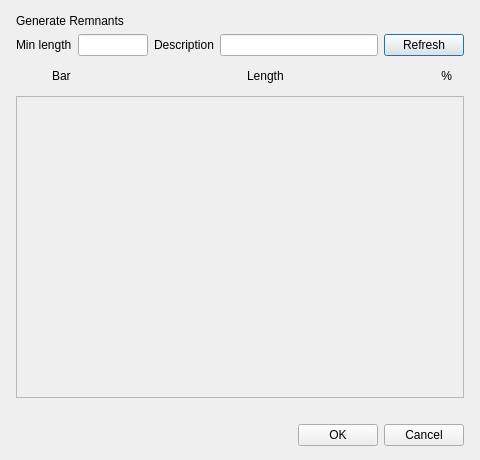
<?xml version="1.0" encoding="UTF-8"?>
<ui version="4.0">
 <class>GenerarRetalesDialog</class>
 <widget class="QDialog" name="GenerarRetalesDialog">
  <property name="geometry">
   <rect>
    <x>0</x>
    <y>0</y>
    <width>480</width>
    <height>460</height>
   </rect>
  </property>
  <property name="windowTitle">
   <string>Generate Remnants</string>
  </property>
  <property name="modal">
   <bool>true</bool>
  </property>
  <layout class="QVBoxLayout" name="main_layout">
   <property name="leftMargin">
    <number>16</number>
   </property>
   <property name="topMargin">
    <number>14</number>
   </property>
   <property name="rightMargin">
    <number>16</number>
   </property>
   <property name="bottomMargin">
    <number>14</number>
   </property>
   <item>
    <widget class="QLabel" name="title">
     <property name="text">
      <string>Generate Remnants</string>
     </property>
    </widget>
   </item>
   <item>
    <layout class="QHBoxLayout" name="settings">
     <item>
      <widget class="QLabel" name="lbl_min_len">
       <property name="text">
        <string>Min length</string>
       </property>
      </widget>
     </item>
     <item>
      <widget class="QLineEdit" name="min_len">
       <property name="fixedWidth" stdset="0">
        <number>70</number>
       </property>
       <property name="maximumSize">
        <size>
         <width>70</width>
         <height>16777215</height>
        </size>
       </property>
       <property name="minimumSize">
        <size>
         <width>70</width>
         <height>0</height>
        </size>
       </property>
      </widget>
     </item>
     <item>
      <widget class="QLabel" name="lbl_desc">
       <property name="text">
        <string>Description</string>
       </property>
      </widget>
     </item>
     <item>
      <widget class="QLineEdit" name="desc">
       <property name="sizePolicy">
        <sizepolicy hsizetype="Expanding" vsizetype="Fixed">
         <horstretch>1</horstretch>
         <verstretch>0</verstretch>
        </sizepolicy>
       </property>
      </widget>
     </item>
     <item>
      <widget class="QPushButton" name="refresh_btn">
       <property name="text">
        <string>Refresh</string>
       </property>
       <property name="maximumSize">
        <size>
         <width>80</width>
         <height>16777215</height>
        </size>
       </property>
       <property name="minimumSize">
        <size>
         <width>80</width>
         <height>0</height>
        </size>
       </property>
      </widget>
     </item>
    </layout>
   </item>
   <item>
    <widget class="QFrame" name="hdr">
     <property name="fixedHeight" stdset="0">
      <number>28</number>
     </property>
     <property name="maximumSize">
      <size>
       <width>16777215</width>
       <height>28</height>
      </size>
     </property>
     <property name="minimumSize">
      <size>
       <width>0</width>
       <height>28</height>
      </size>
     </property>
     <layout class="QHBoxLayout" name="hdr_layout">
      <property name="leftMargin">
       <number>36</number>
      </property>
      <property name="topMargin">
       <number>0</number>
      </property>
      <property name="rightMargin">
       <number>12</number>
      </property>
      <property name="bottomMargin">
       <number>0</number>
      </property>
      <item>
       <widget class="QLabel" name="hdr_bar">
        <property name="text">
         <string>Bar</string>
        </property>
        <property name="sizePolicy">
         <sizepolicy hsizetype="Expanding" vsizetype="Preferred">
          <horstretch>1</horstretch>
          <verstretch>0</verstretch>
         </sizepolicy>
        </property>
       </widget>
      </item>
      <item>
       <widget class="QLabel" name="hdr_length">
        <property name="text">
         <string>Length</string>
        </property>
        <property name="sizePolicy">
         <sizepolicy hsizetype="Expanding" vsizetype="Preferred">
          <horstretch>1</horstretch>
          <verstretch>0</verstretch>
         </sizepolicy>
        </property>
       </widget>
      </item>
      <item>
       <widget class="QLabel" name="hdr_pct">
        <property name="text">
         <string>%</string>
        </property>
        <property name="alignment">
         <set>Qt::AlignRight|Qt::AlignVCenter</set>
        </property>
       </widget>
      </item>
     </layout>
    </widget>
   </item>
   <item>
    <widget class="QScrollArea" name="scroll">
     <property name="widgetResizable">
      <bool>true</bool>
     </property>
     <widget class="QWidget" name="list_widget">
      <layout class="QGridLayout" name="list_layout">
       <property name="leftMargin">
        <number>8</number>
       </property>
       <property name="topMargin">
        <number>4</number>
       </property>
       <property name="rightMargin">
        <number>12</number>
       </property>
       <property name="bottomMargin">
        <number>4</number>
       </property>
      </layout>
     </widget>
    </widget>
   </item>
   <item>
    <widget class="QLabel" name="status_lbl">
     <property name="text">
      <string/>
     </property>
    </widget>
   </item>
   <item>
    <layout class="QHBoxLayout" name="bottom_layout">
     <item>
      <spacer name="bottom_spacer">
       <property name="orientation">
        <enum>Qt::Horizontal</enum>
       </property>
       <property name="sizeHint" stdset="0">
        <size>
         <width>40</width>
         <height>20</height>
        </size>
       </property>
      </spacer>
     </item>
     <item>
      <widget class="QPushButton" name="ok_btn">
       <property name="text">
        <string>OK</string>
       </property>
      </widget>
     </item>
     <item>
      <widget class="QPushButton" name="cancel_btn">
       <property name="text">
        <string>Cancel</string>
       </property>
      </widget>
     </item>
    </layout>
   </item>
  </layout>
 </widget>
 <resources/>
 <connections/>
</ui>
